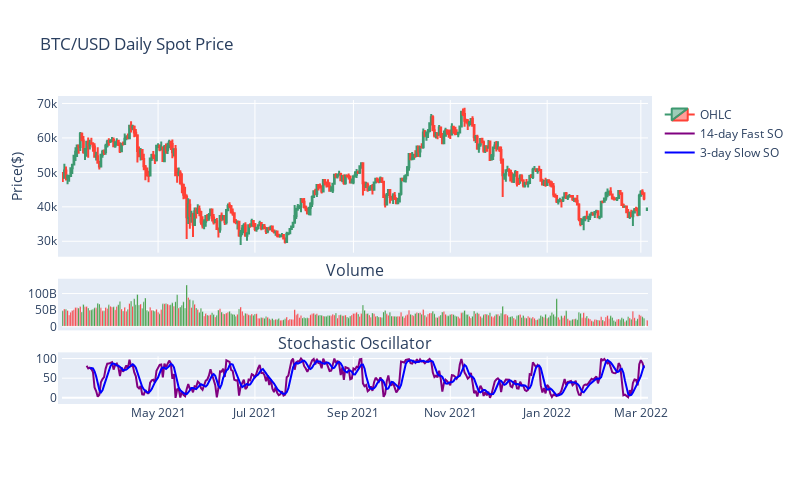

Here is the notebook cell this chart was saved with:
### Code cell
fig1 = make_subplots(rows=3, cols=1, shared_xaxes=True, 
               vertical_spacing=0.10, subplot_titles=("","Volume", "Stochastic Oscillator"), 
               row_width=[0.2, 0.2,0.7])
fig1.add_trace(go.Candlestick(x=data1.index,
                              open=data1['Open'],
                              high=data1['High'],
                              low=data1['Low'],
                              close=data1['Close'],
                              name= "OHLC",showlegend=True),row=1, col=1)
fig1.add_trace(go.Line(x=data1.index, y=fastk, marker_color='purple', showlegend=True, name= "14-day Fast SO"), row=3, col=1)
fig1.add_trace(go.Line(x=data1.index, y=slowd, marker_color='blue', showlegend=True, name= "3-day Slow SO"), row=3, col=1)

colors = ['green' if row['Open'] - row['Close'] >= 0 
          else 'red' for index, row in data1.iterrows()]

fig1.add_trace(go.Bar(x=data1.index, y=data1['Volume'],marker_color=colors,showlegend=False), row=2, col=1)



fig1.update_layout(
    title='BTC/USD Daily Spot Price',
    xaxis_tickfont_size=12,
    yaxis=dict(
        title='Price($)',
        titlefont_size=14,
        tickfont_size=12,
    ),
    autosize=False,
    width=800,
    height=500,
    margin=dict(l=50, r=50, b=100, t=100, pad=4)
)

fig1.update(layout_xaxis_rangeslider_visible=False)
fig1.show()

### Figure 1 — Plotly figure (JSON) as saved in the notebook; plotly's stock layout.template omitted (floating-point values rounded to 4 significant figures; data arrays with more than 128 entries replaced by an {"elided": "..."} marker saying what was removed)
{"data": [{"close": {"elided": "369 float values"}, "high": {"elided": "369 float values"}, "low": {"elided": "369 float values"}, "name": "OHLC", "open": {"elided": "369 float values"}, "showlegend": true, "type": "candlestick", "x": {"elided": "369 str values"}, "xaxis": "x", "yaxis": "y"}, {"marker": {"color": "purple"}, "name": "14-day Fast SO", "showlegend": true, "type": "scatter", "x": {"elided": "369 str values"}, "xaxis": "x3", "y": {"elided": "369 float values"}, "yaxis": "y3"}, {"marker": {"color": "blue"}, "name": "3-day Slow SO", "showlegend": true, "type": "scatter", "x": {"elided": "369 str values"}, "xaxis": "x3", "y": {"elided": "369 float values"}, "yaxis": "y3"}, {"marker": {"color": {"elided": "369 str values"}}, "showlegend": false, "type": "bar", "x": {"elided": "369 str values"}, "xaxis": "x2", "y": {"elided": "369 int values"}, "yaxis": "y2"}], "layout": {"annotations": [{"font": {"size": 16}, "showarrow": false, "text": "Volume", "x": 0.5, "xanchor": "center", "xref": "paper", "y": 0.3909, "yanchor": "bottom", "yref": "paper"}, {"font": {"size": 16}, "showarrow": false, "text": "Stochastic Oscillator", "x": 0.5, "xanchor": "center", "xref": "paper", "y": 0.1455, "yanchor": "bottom", "yref": "paper"}], "autosize": false, "height": 500, "margin": {"b": 100, "l": 50, "pad": 4, "r": 50, "t": 100}, "title": {"text": "BTC/USD Daily Spot Price"}, "width": 800, "xaxis": {"anchor": "y", "autorange": true, "domain": [0, 1], "matches": "x3", "range": ["2021-03-01 12:00", "2022-03-05 12:00"], "rangeslider": {"visible": false, "yaxis": {}}, "showticklabels": false, "tickfont": {"size": 12}, "type": "date"}, "xaxis2": {"anchor": "y2", "autorange": true, "domain": [0, 1], "matches": "x3", "range": ["2021-03-01 12:00", "2022-03-05 12:00"], "showticklabels": false, "type": "date"}, "xaxis3": {"anchor": "y3", "autorange": true, "domain": [0, 1], "range": ["2021-03-01 12:00", "2022-03-05 12:00"], "type": "date"}, "yaxis": {"anchor": "x", "autorange": true, "domain": [0.4909, 1], "range": [26680.0, 71010.0], "tickfont": {"size": 12}, "title": {"font": {"size": 14}, "text": "Price($)"}}, "yaxis2": {"anchor": "x2", "autorange": true, "domain": [0.2455, 0.3909], "range": [0, 133000000000.0], "type": "linear"}, "yaxis3": {"anchor": "x3", "autorange": true, "domain": [0, 0.1455], "range": [-5.556, 105.6], "type": "linear"}}}
